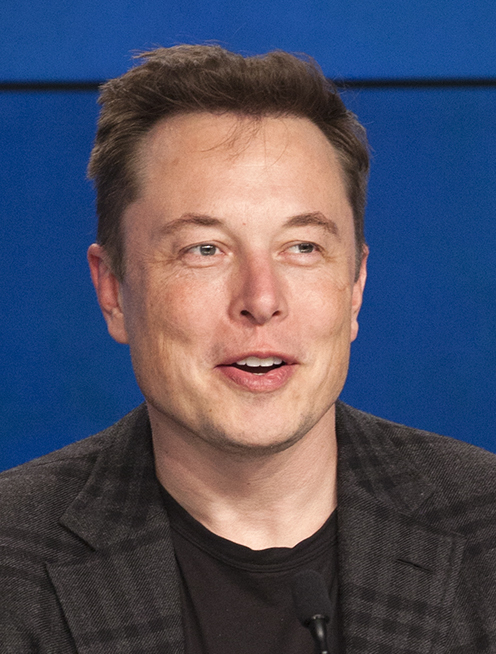
#> input picture assets/elon-musk.jpg, 496 x 654 px, found by its file name
$ python eye_detector.py
#> lines starting #> are read from the running program, lines starting #| are printed output that depends on the picture; after the words box and inside, x2 and y2 are one past the last pixel; in counts of white or black regions, pixels touching at a corner belong together
import cv2

faceDetector = cv2.CascadeClassifier('N:/PycharmProjects/AI-ML_Internship/assets/haarcascade_frontalface_default.xml')
img = cv2.imread('N:/PycharmProjects/AI-ML_Internship/assets/elon-musk.jpg')
#> img is the input picture: shape (654, 496, 3); mean B, G, R 98.5, 80.6, 79.7
faces = faceDetector.detectMultiScale(img, 1.5, 5)
#> faces = [[122, 140, 273, 273]]
eyeDetector = cv2.CascadeClassifier("N:/PycharmProjects/AI-ML_Internship/assets/haarcascade_eye.xml")

for x, y, w, h in faces:
    cv2.rectangle(img, (x, y), (x+w, y+h), (255, 0, 0), 2)
    roi_img = img[y:y+h, x:x+w]

    eyes = eyeDetector.detectMultiScale(roi_img, 1.5, 1)
    for p, q, r, s in eyes:
        cv2.rectangle(roi_img, (p, q), (p+r, q+s), (255, 255, 255), 2)
    cv2.imshow("ROI Image", roi_img)
#> this loop made 1 pass
#> (x, y, w, h, eyes) on pass 1: (122, 140, 273, 273, [[160, 87, 45, 45], [51, 79, 68, 68], [150, 76, 68, 68]])
#> pass 1, `roi_img = img[y:y+h, x:x+w]`:
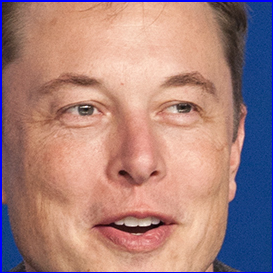
#> roi_img: shape (273, 273, 3); mean B, G, R 125.8, 129.1, 166.8
#> pass 1, `cv2.imshow("ROI Image", roi_img)`:
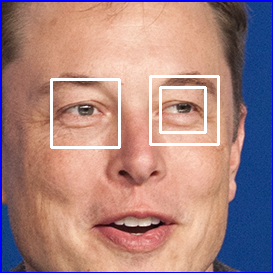
#> window 'ROI Image': shape (273, 273, 3); mean B, G, R 129.4, 132.1, 168.3
#> after the loop:
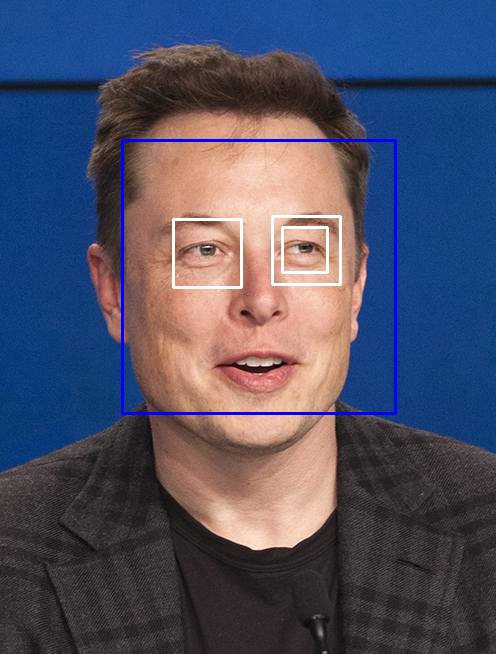
#> img: shape (654, 496, 3); 1.67% of pixels changed, all inside (x1, y1, x2, y2) = (121, 139, 397, 415)

cv2.imshow("Eye Detection", img)
cv2.waitKey(0)
